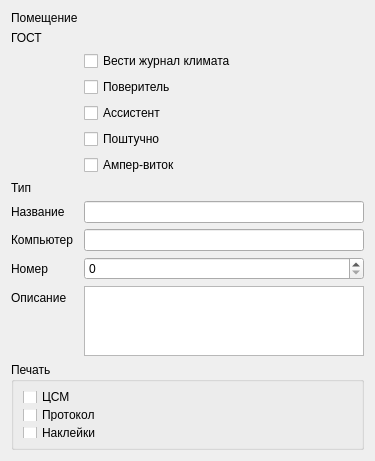
<?xml version="1.0" encoding="UTF-8"?>
<ui version="4.0">
 <class>Dialog</class>
 <widget class="QDialog" name="Dialog">
  <property name="geometry">
   <rect>
    <x>0</x>
    <y>0</y>
    <width>375</width>
    <height>461</height>
   </rect>
  </property>
  <property name="sizePolicy">
   <sizepolicy hsizetype="Fixed" vsizetype="Fixed">
    <horstretch>0</horstretch>
    <verstretch>0</verstretch>
   </sizepolicy>
  </property>
  <property name="minimumSize">
   <size>
    <width>375</width>
    <height>440</height>
   </size>
  </property>
  <property name="windowTitle">
   <string>Dialog</string>
  </property>
  <layout class="QFormLayout" name="formLayout">
   <item row="0" column="0">
    <widget class="QLabel" name="label">
     <property name="text">
      <string>Помещение</string>
     </property>
    </widget>
   </item>
   <item row="0" column="1">
    <widget class="EllipsisComboBox" name="ellipsiscombobox">
     <property name="reference">
      <string>room</string>
     </property>
     <property name="field" stdset="0">
      <string>room</string>
     </property>
    </widget>
   </item>
   <item row="1" column="0">
    <widget class="QLabel" name="label_6">
     <property name="text">
      <string>ГОСТ</string>
     </property>
    </widget>
   </item>
   <item row="1" column="1">
    <widget class="EllipsisComboBox" name="ellipsiscombobox_2">
     <property name="reference">
      <string>gost</string>
     </property>
     <property name="field" stdset="0">
      <string>gost_id</string>
     </property>
    </widget>
   </item>
   <item row="2" column="1">
    <widget class="QCheckBox" name="checkBox">
     <property name="text">
      <string>Вести журнал климата</string>
     </property>
     <property name="field" stdset="0">
      <string>needclimatlog</string>
     </property>
    </widget>
   </item>
   <item row="3" column="1">
    <widget class="QCheckBox" name="checkBox_2">
     <property name="text">
      <string>Поверитель</string>
     </property>
     <property name="field" stdset="0">
      <string>EnableSupervisor</string>
     </property>
    </widget>
   </item>
   <item row="4" column="1">
    <widget class="QCheckBox" name="checkBox_3">
     <property name="text">
      <string>Ассистент</string>
     </property>
     <property name="field" stdset="0">
      <string>EnableAssistant</string>
     </property>
    </widget>
   </item>
   <item row="5" column="1">
    <widget class="QCheckBox" name="checkBox_4">
     <property name="text">
      <string>Поштучно</string>
     </property>
     <property name="field" stdset="0">
      <string>SingleItem</string>
     </property>
    </widget>
   </item>
   <item row="6" column="1">
    <widget class="QCheckBox" name="checkBox_5">
     <property name="text">
      <string>Ампер-виток</string>
     </property>
     <property name="field" stdset="0">
      <string>useAmpereTurn</string>
     </property>
    </widget>
   </item>
   <item row="10" column="0">
    <widget class="QLabel" name="label_5">
     <property name="text">
      <string>Название</string>
     </property>
    </widget>
   </item>
   <item row="10" column="1">
    <widget class="QLineEdit" name="lineEdit_3">
     <property name="field" stdset="0">
      <string>fullname</string>
     </property>
    </widget>
   </item>
   <item row="11" column="0">
    <widget class="QLabel" name="label_2">
     <property name="text">
      <string>Компьютер</string>
     </property>
    </widget>
   </item>
   <item row="11" column="1">
    <widget class="QLineEdit" name="lineEdit_2">
     <property name="field" stdset="0">
      <string>Hostname</string>
     </property>
    </widget>
   </item>
   <item row="12" column="0">
    <widget class="QLabel" name="label_3">
     <property name="text">
      <string>Номер</string>
     </property>
    </widget>
   </item>
   <item row="12" column="1">
    <widget class="QSpinBox" name="spinBox">
     <property name="field" stdset="0">
      <string>number</string>
     </property>
    </widget>
   </item>
   <item row="13" column="0">
    <widget class="QLabel" name="label_4">
     <property name="text">
      <string>Описание</string>
     </property>
    </widget>
   </item>
   <item row="13" column="1">
    <widget class="QPlainTextEdit" name="plainTextEdit">
     <property name="field" stdset="0">
      <string>description</string>
     </property>
    </widget>
   </item>
   <item row="14" column="0" colspan="2">
    <widget class="QGroupBox" name="groupBox">
     <property name="title">
      <string>Печать</string>
     </property>
     <layout class="QGridLayout" name="gridLayout_2">
      <item row="0" column="0">
       <widget class="QCheckBox" name="checkBox_6">
        <property name="text">
         <string>ЦСМ</string>
        </property>
        <property name="field" stdset="0">
         <string>SupervisorReport</string>
        </property>
       </widget>
      </item>
      <item row="1" column="0">
       <widget class="QCheckBox" name="checkBox_7">
        <property name="text">
         <string>Протокол</string>
        </property>
        <property name="field" stdset="0">
         <string>CheckReport</string>
        </property>
       </widget>
      </item>
      <item row="2" column="0">
       <widget class="QCheckBox" name="checkBox_8">
        <property name="text">
         <string>Наклейки</string>
        </property>
        <property name="field" stdset="0">
         <string>TicketMatrix</string>
        </property>
       </widget>
      </item>
     </layout>
    </widget>
   </item>
   <item row="8" column="0">
    <widget class="QLabel" name="label_7">
     <property name="text">
      <string>Тип</string>
     </property>
    </widget>
   </item>
   <item row="8" column="1">
    <widget class="EllipsisComboBox" name="ellipsiscombobox_3">
     <property name="reference">
      <string>test_type</string>
     </property>
     <property name="field" stdset="0">
      <string>test_type</string>
     </property>
    </widget>
   </item>
  </layout>
 </widget>
 <customwidgets>
  <customwidget>
   <class>EllipsisComboBox</class>
   <extends>QWidget</extends>
   <header>electrolab.gui.ellipsiscombobox</header>
  </customwidget>
 </customwidgets>
 <tabstops>
  <tabstop>checkBox</tabstop>
  <tabstop>lineEdit_2</tabstop>
  <tabstop>spinBox</tabstop>
  <tabstop>plainTextEdit</tabstop>
 </tabstops>
 <resources/>
 <connections/>
</ui>
